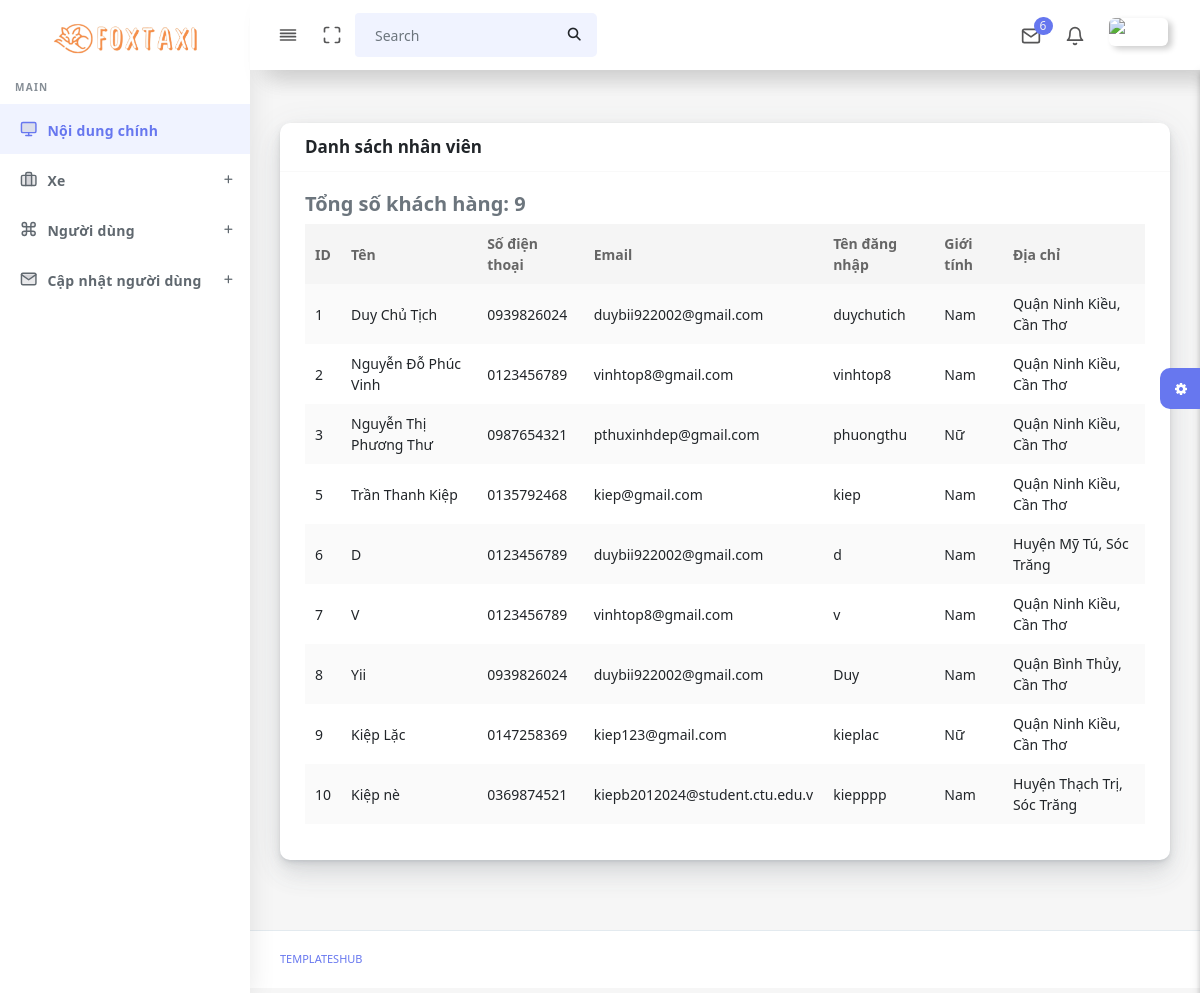
/admin/thongtinkhachhang.php, run on the app's committed database.
### tables this page shows
CREATE TABLE `khachhang` (
  `KH_MA` int(11) NOT NULL,
  `QH_MA` int(11) NOT NULL,
  `KH_TEN` varchar(50) NOT NULL,
  `KH_SDT` varchar(10) NOT NULL,
  `KH_EMAIL` varchar(30) NOT NULL,
  `KH_USERNAME` varchar(30) NOT NULL,
  `KH_PASSWORD` varchar(100) NOT NULL,
  `KH_GIOITINH` tinyint(1) NOT NULL
);

### admin/thongtinkhachhang.php (the view, shortened to what this page needs)
<!DOCTYPE html>
<html lang="en">
<?php
  include("connect.php");
  include('head.php');
?>
<body>
  <div id="app">
    <div class="main-wrapper main-wrapper-1">
      <div class="navbar-bg"></div>
      <nav class="navbar navbar-expand-lg main-navbar sticky">
        <div class="form-inline mr-auto">
          <ul class="navbar-nav mr-3">
            <li><a href="#" data-toggle="sidebar" class="nav-link nav-link-lg
									collapse-btn"> <i data-feather="align-justify"></i></a></li>
            <li><a href="#" class="nav-link nav-link-lg fullscreen-btn">
              </a></li>
            <li>
              <form class="form-inline mr-auto">
                <div class="search-element">
                  <button class="btn" type="submit">
                  </button>
                </div>
              </form>
            </li>
          </ul>
        </div>
        <ul class="navbar-nav navbar-right">
          <li class="dropdown dropdown-list-toggle"><a href="#" data-toggle="dropdown"
              class="nav-link nav-link-lg message-toggle"><i data-feather="mail"></i>
              <span class="badge headerBadge1">
                6 </span> </a>
          </li>
          <li class="dropdown dropdown-list-toggle"><a href="#" data-toggle="dropdown"
              class="nav-link notification-toggle nav-link-lg"><i data-feather="bell" class="bell"></i>
            </a>
          </li>
          <li class="dropdown"><a href="#" data-toggle="dropdown"
              class="nav-link dropdown-toggle nav-link-lg nav-link-user"> <img alt="image" src="assets/img/user.png"
                class="user-img-radious-style"> <span class="d-sm-none d-lg-inline-block"></span></a>
          </li>
        </ul>
      </nav>
      <?php
        include('navbar.php');
        include('sidebar.php');
      ?>
      <div class="main-content">
        <section class="section">
          <div class="section-body">
            <div class="row">
            <div class="col-12">
        <div class="card">
            <div class="card-header">
                <h4>Danh sách nhân viên</h4>
            </div>
            <div class="card-body">
    <div class="table-responsive">
        <table class="table table-striped table-hover" id="tableExport" style="width:100%;">
            <thead>
                <tr><th>ID</th>
                    <th>Tên</th>
                    <th>Số điện thoại</th>
                    <th>Email</th>
                    <th>Tên đăng nhập</th>
                    <th>Giới tính</th>
                    <th>Địa chỉ</th>
                </tr>
            </thead>
            <tbody>
            <?php
                                            $sql = "SELECT kh.kh_ma, kh.kh_ten, kh.kh_sdt, kh.kh_email, kh.kh_username, kh.kh_gioitinh, CONCAT(qh.qh_ten, ', ', tp.TP_TEN) AS dia_chi
                                            FROM khachhang kh
                                            LEFT JOIN quanhuyen qh ON kh.qh_ma = qh.qh_ma
                                            LEFT JOIN thanhpho tp ON qh.TP_MA = tp.TP_MA";
                                            $result = $conn->query($sql);
                                            if ($result->num_rows > 0) {
                                                while ($row = $result->fetch_assoc()) {
                                                    echo "<tr>";
                                                    echo "<td>" . $row["kh_ma"] . "</td>";
                                                    echo "<td>" . $row["kh_ten"] . "</td>";
                                                    echo "<td>" . $row["kh_sdt"] . "</td>";
                                                    echo "<td>" . $row["kh_email"] . "</td>";
                                                    echo "<td>" . $row["kh_username"] . "</td>";
                                                    echo "<td>";
                                                    if ($row["kh_gioitinh"] == 1) {
                                                        echo "Nam";
                                                    } elseif ($row["kh_gioitinh"] == 0) {
                                                        echo "Nữ";
                                                    } else {
                                                        echo "Không xác định";
                                                    }
                                                    echo "</td>";
                                                    echo "<td>" . $row["dia_chi"] . "</td>";
                                                    echo "</tr>";
                                                }
                                                $totalCustomers = $result->num_rows;
                                                echo "<h5>Tổng số khách hàng: $totalCustomers</h5>";
                                            } else {
                                                echo "Không có dữ liệu khách hàng.";
                                            }
                                            ?>
            </tbody>
        </table>
    </div>
</div>
        </div>
    </div>
            </div>
          </div>
        </section>
        <div class="settingSidebar">
          <a href="javascript:void(0)" class="settingPanelToggle"> <i class="fa fa-spin fa-cog"></i>
          </a>
        </div>
      </div>
      <footer class="main-footer">
        <div class="footer-left">
          <a href="templateshub.net">Templateshub</a></a>
        </div>
      </footer>
    </div>
  </div>
</body>
</html>

### data on the page
khachhang: KH_MA "1", KH_TEN "Duy Chủ Tịch", KH_SDT "0939826024", KH_EMAIL "duybii922002@gmail.com", KH_USERNAME "duychutich", KH_GIOITINH "Nam", dia_chi "Quận Ninh Kiều, Cần Thơ"
khachhang: KH_MA "2", KH_TEN "Nguyễn Đỗ Phúc Vinh", KH_SDT "0123456789", KH_EMAIL "vinhtop8@gmail.com", KH_USERNAME "vinhtop8", KH_GIOITINH "Nam", dia_chi "Quận Ninh Kiều, Cần Thơ"
khachhang: KH_MA "3", KH_TEN "Nguyễn Thị Phương Thư", KH_SDT "0987654321", KH_EMAIL "pthuxinhdep@gmail.com", KH_USERNAME "phuongthu", KH_GIOITINH "Nữ", dia_chi "Quận Ninh Kiều, Cần Thơ"
khachhang: KH_MA "5", KH_TEN "Trần Thanh Kiệp", KH_SDT "0135792468", KH_EMAIL "kiep@gmail.com", KH_USERNAME "kiep", KH_GIOITINH "Nam", dia_chi "Quận Ninh Kiều, Cần Thơ"
khachhang: KH_MA "6", KH_TEN "D", KH_SDT "0123456789", KH_EMAIL "duybii922002@gmail.com", KH_USERNAME "d", KH_GIOITINH "Nam", dia_chi "Huyện Mỹ Tú, Sóc Trăng"
khachhang: KH_MA "7", KH_TEN "V", KH_SDT "0123456789", KH_EMAIL "vinhtop8@gmail.com", KH_USERNAME "v", KH_GIOITINH "Nam", dia_chi "Quận Ninh Kiều, Cần Thơ"
khachhang: KH_MA "8", KH_TEN "Yii", KH_SDT "0939826024", KH_EMAIL "duybii922002@gmail.com", KH_USERNAME "Duy", KH_GIOITINH "Nam", dia_chi "Quận Bình Thủy, Cần Thơ"
khachhang: KH_MA "9", KH_TEN "Kiệp Lặc", KH_SDT "0147258369", KH_EMAIL "kiep123@gmail.com", KH_USERNAME "kieplac", KH_GIOITINH "Nữ", dia_chi "Quận Ninh Kiều, Cần Thơ"
khachhang: KH_MA "10", KH_TEN "Kiệp nè", KH_SDT "0369874521", KH_EMAIL "kiepb2012024@student.ctu.edu.v", KH_USERNAME "kiepppp", KH_GIOITINH "Nam", dia_chi "Huyện Thạch Trị, Sóc Trăng"
